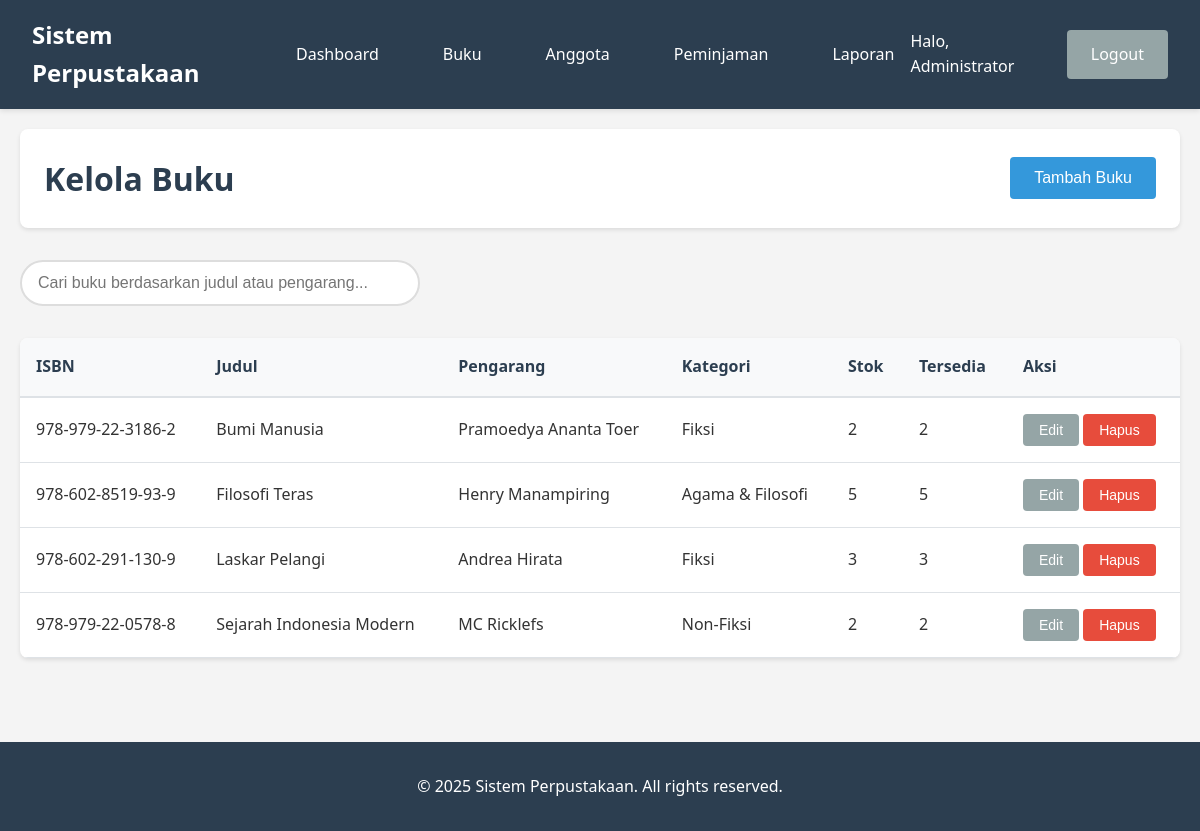
Screenshot of /books.php (signed in) with the database file from the repository.
### tables this page shows
CREATE TABLE books (
    id INT PRIMARY KEY AUTO_INCREMENT,
    isbn VARCHAR(20) UNIQUE,
    title VARCHAR(200) NOT NULL,
    author VARCHAR(200) NOT NULL,
    publisher VARCHAR(100),
    publication_year YEAR,
    category_id INT,
    pages INT,
    language VARCHAR(50) DEFAULT 'Indonesia',
    location VARCHAR(50),
    total_copies INT NOT NULL DEFAULT 1,
    available_copies INT NOT NULL DEFAULT 1,
    description TEXT,
    created_at TIMESTAMP DEFAULT CURRENT_TIMESTAMP,
    updated_at TIMESTAMP DEFAULT CURRENT_TIMESTAMP ON UPDATE CURRENT_TIMESTAMP,
    FOREIGN KEY (category_id) REFERENCES categories(id) ON DELETE SET NULL
);

CREATE TABLE categories (
    id INT PRIMARY KEY AUTO_INCREMENT,
    name VARCHAR(100) NOT NULL,
    description TEXT,
    created_at TIMESTAMP DEFAULT CURRENT_TIMESTAMP
);

### src/auth.php (called while the page is built, shortened)
<?php
function isLoggedIn() {
    return isset($_SESSION['user_id']);
}
function getCurrentUser() {
    if (isLoggedIn()) {
        return [
            'id' => $_SESSION['user_id'],
            'username' => $_SESSION['username'],
            'name' => $_SESSION['name'],
            'role' => $_SESSION['role']
        ];
    }
    return null;
}
?>

### public/books.php (the view, shortened to what this page needs)
<?php
require_once '../src/auth.php';
include '../src/header.php';
$db = getDB();
$stmt = $db->prepare("
    SELECT b.*, c.name as category_name
    FROM books b
    LEFT JOIN categories c ON b.category_id = c.id
    ORDER BY b.title
");
$stmt->execute();
$books = $stmt->fetchAll();
?>
<div class="container">
    <div class="page-header">
        <h1>Kelola Buku</h1>
        <button class="btn btn-primary" onclick="openAddBookModal()">Tambah Buku</button>
    </div>
    <div class="search-bar">
        <input type="text" id="searchBooks" placeholder="Cari buku berdasarkan judul atau pengarang...">
    </div>
    <div class="books-table">
        <table id="booksTable">
            <thead>
                <tr>
                    <th>ISBN</th>
                    <th>Judul</th>
                    <th>Pengarang</th>
                    <th>Kategori</th>
                    <th>Stok</th>
                    <th>Tersedia</th>
                    <th>Aksi</th>
                </tr>
            </thead>
            <tbody>
                <?php foreach ($books as $book): ?>
                <tr>
                    <td><?= htmlspecialchars($book['isbn'] ?? '-') ?></td>
                    <td><?= htmlspecialchars($book['title']) ?></td>
                    <td><?= htmlspecialchars($book['author']) ?></td>
                    <td><?= htmlspecialchars($book['category_name'] ?? 'Tanpa Kategori') ?></td>
                    <td><?= $book['total_copies'] ?></td>
                    <td><?= $book['available_copies'] ?></td>
                    <td>
                        <button class="btn btn-sm btn-secondary" onclick="editBook(<?= $book['id'] ?>)">Edit</button>
                        <button class="btn btn-sm btn-danger" onclick="deleteBook(<?= $book['id'] ?>)">Hapus</button>
                    </td>
                </tr>
                <?php endforeach; ?>
            </tbody>
        </table>
    </div>
</div>
<?php include '../src/footer.php'; ?>

### src/header.php (shortened to what this page needs)
<!DOCTYPE html>
<html lang="id">
<head>
    <link rel="stylesheet" href="../assets/css/style.css">
</head>
<body>
    <header>
        <nav class="navbar">
            <div class="nav-brand">
                <h1>Sistem Perpustakaan</h1>
            </div>
            <div class="nav-menu">
                <a href="index.php" class="nav-link">Dashboard</a>
                <a href="books.php" class="nav-link">Buku</a>
                <a href="members.php" class="nav-link">Anggota</a>
                <a href="loans.php" class="nav-link">Peminjaman</a>
                <a href="reports.php" class="nav-link">Laporan</a>
            </div>
            <div class="nav-user">
                <span>Halo, <?= getCurrentUser()['name'] ?? 'User' ?></span>
                <a href="logout.php" class="btn btn-secondary">Logout</a>
            </div>
        </nav>
    </header>
    <main>

### src/footer.php
    </main>
    <footer>
        <div class="footer-content">
            <p>&copy; 2025 Sistem Perpustakaan. All rights reserved.</p>
        </div>
    </footer>
</body>
</html>

### assets/css/style.css (style rules this page uses)
* { margin: 0; padding: 0; box-sizing: border-box; }
body { font-family: 'Segoe UI', Tahoma, Geneva, Verdana, sans-serif; line-height: 1.6; color: #333; background-color: #f4f4f4; }
.container { max-width: 1200px; margin: 0 auto; padding: 20px; }
header { background-color: #2c3e50; color: white; padding: 0; box-shadow: 0 2px 5px rgba(0,0,0,0.1); }
.navbar { display: flex; justify-content: space-between; align-items: center; padding: 1rem 2rem; }
.nav-brand h1 { color: white; font-size: 1.5rem; }
.nav-menu { display: flex; gap: 2rem; }
.nav-link { color: white; text-decoration: none; padding: 0.5rem 1rem; border-radius: 4px; transition: background-color 0.3s; }
.nav-user { display: flex; align-items: center; gap: 1rem; }
input[type="text"], input[type="password"], input[type="email"], input[type="number"], input[type="date"], select, textarea { width: 100%; padding: 0.75rem; border: 2px solid #ddd; border-radius: 4px; font-size: 1rem; transition: border-color 0.3s; }
.btn { display: inline-block; padding: 0.75rem 1.5rem; border: none; border-radius: 4px; text-decoration: none; cursor: pointer; font-size: 1rem; font-weight: 500; text-align: center; transition: all 0.3s; }
.btn-primary { background-color: #3498db; color: white; }
.btn-secondary { background-color: #95a5a6; color: white; }
.btn-danger { background-color: #e74c3c; color: white; }
.btn-sm { padding: 0.5rem 1rem; font-size: 0.875rem; }
.page-header { display: flex; justify-content: space-between; align-items: center; margin-bottom: 2rem; background: white; padding: 1.5rem; border-radius: 8px; box-shadow: 0 2px 4px rgba(0,0,0,0.1); }
.page-header h1 { color: #2c3e50; margin: 0; }
.search-bar { margin-bottom: 2rem; }
.search-bar input { max-width: 400px; padding: 0.75rem 1rem; border: 2px solid #ddd; border-radius: 25px; font-size: 1rem; }
.books-table, .loans-table { background: white; border-radius: 8px; overflow: hidden; box-shadow: 0 2px 4px rgba(0,0,0,0.1); }
table { width: 100%; border-collapse: collapse; }
th { background-color: #f8f9fa; padding: 1rem; text-align: left; font-weight: 600; color: #2c3e50; border-bottom: 2px solid #dee2e6; }
td { padding: 1rem; border-bottom: 1px solid #dee2e6; }
footer { background-color: #2c3e50; color: white; text-align: center; padding: 2rem; margin-top: 4rem; }

### rows the page displays
books: isbn "978-979-22-3186-2", title "Bumi Manusia", author "Pramoedya Ananta Toer", category.name "Fiksi", total_copies "2", available_copies "2"
books: isbn "978-602-8519-93-9", title "Filosofi Teras", author "Henry Manampiring", category.name "Agama & Filosofi", total_copies "5", available_copies "5"
books: isbn "978-602-291-130-9", title "Laskar Pelangi", author "Andrea Hirata", category.name "Fiksi", total_copies "3", available_copies "3"
books: isbn "978-979-22-0578-8", title "Sejarah Indonesia Modern", author "MC Ricklefs", category.name "Non-Fiksi", total_copies "2", available_copies "2"

### other values shown
getCurrentUser()['name'] "Administrator"
